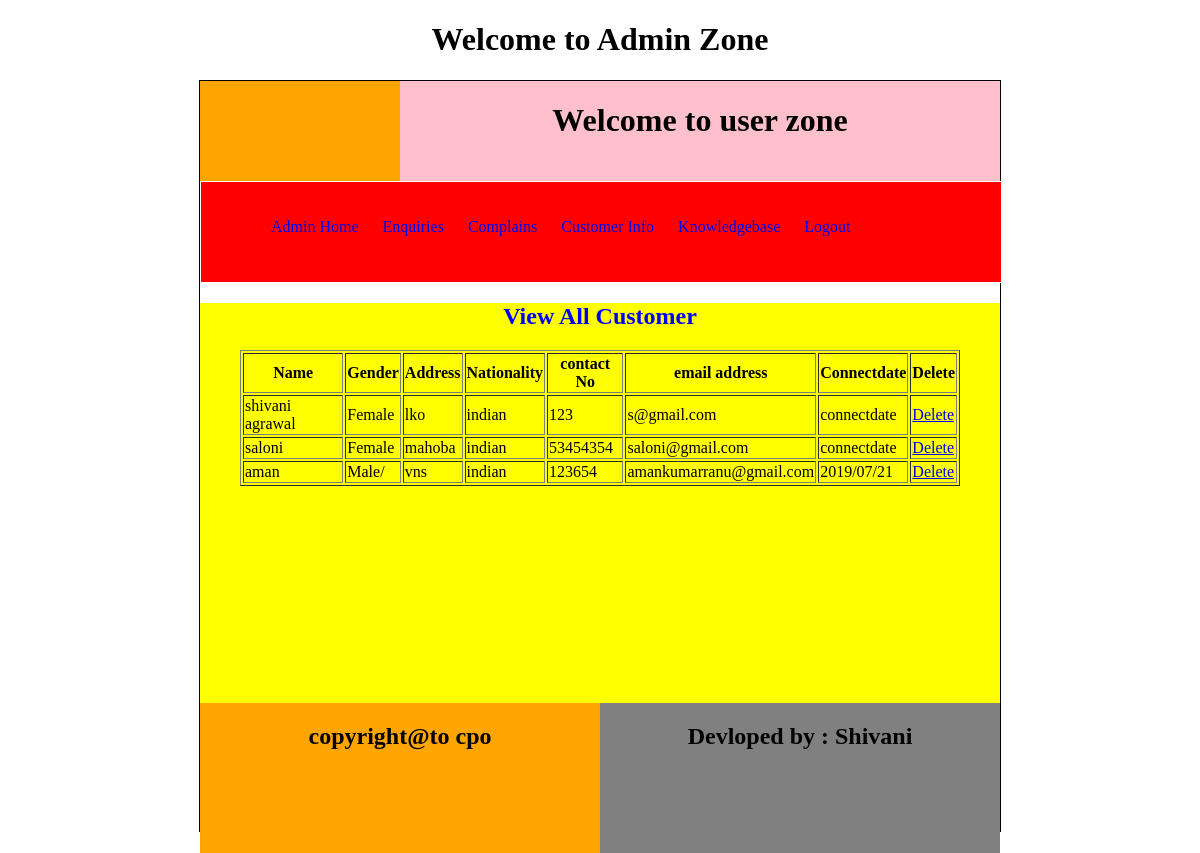
/adminzone/customerinfo (signed in), run on the app's committed database.
### generalzone/models.py (models this page shows)
class CustomerInfo(models.Model):
    name=models.CharField(max_length=50)
    gender=models.CharField(max_length=6)
    address=models.TextField()
    nationality=models.CharField(max_length=50)
    contactno=models.CharField(max_length=15)
    emailaddress=models.CharField(max_length=50,primary_key=True)
    password=models.CharField(max_length=20)
    connectdate = models.CharField(max_length=15)

### adminzone/views.py (the view)
def customerinfo(request):
     if request.session['adminid']:
         cust=CustomerInfo.objects.all()
         return render(request,'customerinfo.html',{'cust':cust})
     else:
        return render(request,'login.html')

### adminzone/templates/customerinfo.html (shortened to what this page needs)
<!DOCTYPE html>
<html lang="en">
<head>
</head>
<body>
<center>
<h1>Welcome to Admin Zone</h1>
    </center>
<div id="outer">
    <div id="parent1">
    <div id="logo">
    </div>
    <div id="header">
        <center>
        <h1>Welcome to user zone</h1>
            </center>
    </div>
    </div>
    <div id="menu">
        <ul>
            <li><a href="{% url 'adminzone:adminhome' %} ">Admin Home</a></li>
            <li><a href="{% url 'adminzone:enquiries' %} ">Enquiries</a></li>
            <li><a href="{% url 'adminzone:complains' %} ">Complains</a></li>
            <li><a href="{% url 'adminzone:customerinfo' %} ">Customer Info</a></li>
            <li><a href="{% url 'adminzone:knowledgebase' %} ">Knowledgebase</a></li>
            <li><a href="{% url 'adminzone:logout' %} ">Logout</a></li>
        </ul>
    </div>
    <div id="main">
            <h2 style="color:blue;text-align:center;">
                View All Customer
            </h2>
        <table border="1" style="margin:0 auto;width:90%">
            <tr>
                <th>Name</th>
                <th>Gender</th>
                <th>Address</th>
                <th>Nationality</th>
                <th>contact No</th>
                <th>email address</th>
                <th>Connectdate</th>
                <th>Delete</th>
            </tr>
            {% for c in cust %}
                <tr>
                    <td>{{c.name}}</td>
                    <td>{{c.gender}}</td>
                    <td>{{c.address}}</td>
                    <td>{{c.nationality}}</td>
                    <td>{{c.contactno}}</td>
                    <td>{{c.emailaddress}}</td>
                    <td>{{c.connectdate}}</td>
                    <td>
                        <a href="{% url 'adminzone:deletecustomersinfo' emailaddress=c.emailaddress  %}">Delete</a>
                    </td>
                </tr>
            {% endfor %}
        </table>
    </div>
    <div id="parent2">
        <div id="child1">
            <center>
                <h2> copyright@to cpo</h2>
            </center>
        </div>
        <div id="child2">
            <center>
                <h2>Devloped by : Shivani</h2>
            </center>
        </div>
    </div>
    </div>
</body>
</html>

### adminzone/templates/customerinfo.html (style rules this page uses)
#outer { height:750px; width:800px; border:1px solid; //background-color:blue; margin:auto; }
#parent1 { height:100px; width:800px; background-color:blue; }
#logo { height:100px; width:200px; background-color:orange; float:left; }
#header { height:100px; width:600px; background-color:pink; float:right; }
#menu { height:100px; width:800px; background-color:red; border:1px solid; }
#main { height:400px; width:800px; background-color:yellow; }
#parent2 { height:150px; width:800px; //background-color:black; }
#child1 { height:150px; width:400px; background-color:orange; float:left; }
#child2 { height:150px; width:400px; background-color:gray; float:right; }
#menu { height:100px; width:800px; border:1px solid white; margin:auto; }
#menu ul { list-style-type:none; line-height:50px; margin:20px; }
#menu ul li { color:black; display:inline; padding:10px; }
#menu ul li a { color-black; text-decoration:none; }

### data on the page
CustomerInfo: name "shivani agrawal", gender "Female", address "lko", nationality "indian", contactno "123", emailaddress "s@gmail.com", connectdate "connectdate"
CustomerInfo: name "saloni", gender "Female", address "mahoba", nationality "indian", contactno "53454354", emailaddress "saloni@gmail.com", connectdate "connectdate"
CustomerInfo: name "aman", gender "Male/", address "vns", nationality "indian", contactno "123654", emailaddress "amankumarranu@gmail.com", connectdate "2019/07/21"
